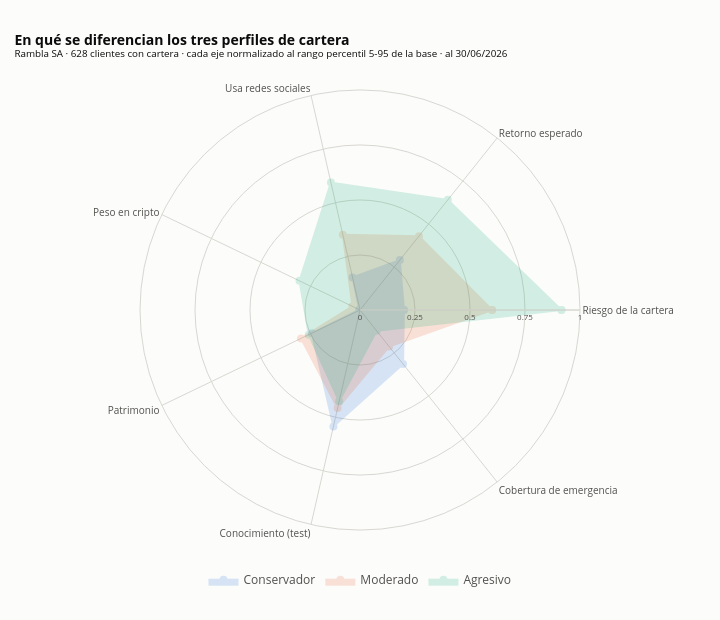

This figure's notebook cell:
### Code cell
# Radar de los tres perfiles reales (versión interactiva con Plotly).

base_radar = comparables.assign(
    retorno_esperado=comparables["retorno_esperado_anual"].map(PISO_DEL_RANGO),
    usa_redes=(comparables["fuente_informacion"] == "Redes sociales").astype(float),
    perfil=comparables["perfil_real"].astype(str),
)

promedios_radar, crudos_radar = datos_radar(base_radar, "perfil", ETIQUETAS_PERFIL)

figura_radar = radar_plotly(
    promedios_radar,
    COLOR_PERFIL,
    titulo="En qué se diferencian los tres perfiles de cartera",
    subtitulo="Rambla SA · 628 clientes con cartera · cada eje normalizado al rango "
    "percentil 5-95 de la base · al 30/06/2026",
)
figura_radar.write_html(SALIDAS / "4_1_radar_perfiles.html", include_plotlyjs="cdn")
figura_radar.show()

### Figure 1 — Plotly figure (JSON) as saved in the notebook; plotly's stock layout.template omitted (floating-point values rounded to 4 significant figures)
{"data": [{"fill": "toself", "fillcolor": "#2a78d6", "hovertemplate": "<b>%{theta}</b><br>Conservador: %{r:.2f} (0 = de los más bajos, 1 = de los más altos)<extra></extra>", "line": {"color": "#2a78d6", "width": 2}, "marker": {"color": "#2a78d6", "size": 8}, "mode": "lines+markers", "name": "Conservador", "opacity": 0.18, "r": [0.1997, 0.2902, 0.1518, 0.003538, 0.2429, 0.5428, 0.314, 0.1997], "theta": ["Riesgo de la cartera", "Retorno esperado", "Usa redes sociales", "Peso en cripto", "Patrimonio", "Conocimiento (test)", "Cobertura de emergencia", "Riesgo de la cartera"], "type": "scatterpolar"}, {"fill": "toself", "fillcolor": "#eb6834", "hovertemplate": "<b>%{theta}</b><br>Moderado: %{r:.2f} (0 = de los más bajos, 1 = de los más altos)<extra></extra>", "line": {"color": "#eb6834", "width": 2}, "marker": {"color": "#eb6834", "size": 8}, "mode": "lines+markers", "name": "Moderado", "opacity": 0.18, "r": [0.6003, 0.4293, 0.3508, 0.03799, 0.2978, 0.4574, 0.2128, 0.6003], "theta": ["Riesgo de la cartera", "Retorno esperado", "Usa redes sociales", "Peso en cripto", "Patrimonio", "Conocimiento (test)", "Cobertura de emergencia", "Riesgo de la cartera"], "type": "scatterpolar"}, {"fill": "toself", "fillcolor": "#1baf7a", "hovertemplate": "<b>%{theta}</b><br>Agresivo: %{r:.2f} (0 = de los más bajos, 1 = de los más altos)<extra></extra>", "line": {"color": "#1baf7a", "width": 2}, "marker": {"color": "#1baf7a", "size": 8}, "mode": "lines+markers", "name": "Agresivo", "opacity": 0.18, "r": [0.9156, 0.6403, 0.5941, 0.3051, 0.2588, 0.4257, 0.1212, 0.9156], "theta": ["Riesgo de la cartera", "Retorno esperado", "Usa redes sociales", "Peso en cripto", "Patrimonio", "Conocimiento (test)", "Cobertura de emergencia", "Riesgo de la cartera"], "type": "scatterpolar"}], "layout": {"height": 620, "legend": {"font": {"color": "#52514e"}, "orientation": "h", "x": 0.5, "xanchor": "center", "y": -0.08}, "margin": {"b": 90, "l": 80, "r": 80, "t": 90}, "paper_bgcolor": "#fcfcfb", "polar": {"angularaxis": {"gridcolor": "#d8d7d2", "linecolor": "#d8d7d2", "tickfont": {"color": "#52514e", "size": 10}}, "bgcolor": "#fcfcfb", "radialaxis": {"gridcolor": "#d8d7d2", "linecolor": "#d8d7d2", "range": [0, 1], "tickfont": {"color": "#52514e", "size": 8}, "tickvals": [0, 0.25, 0.5, 0.75, 1], "visible": true}}, "showlegend": true, "title": {"font": {"color": "#0b0b0b", "size": 14}, "text": "<b>En qué se diferencian los tres perfiles de cartera</b><br><sup>Rambla SA · 628 clientes con cartera · cada eje normalizado al rango percentil 5-95 de la base · al 30/06/2026</sup>", "x": 0.02}, "width": 720}}
